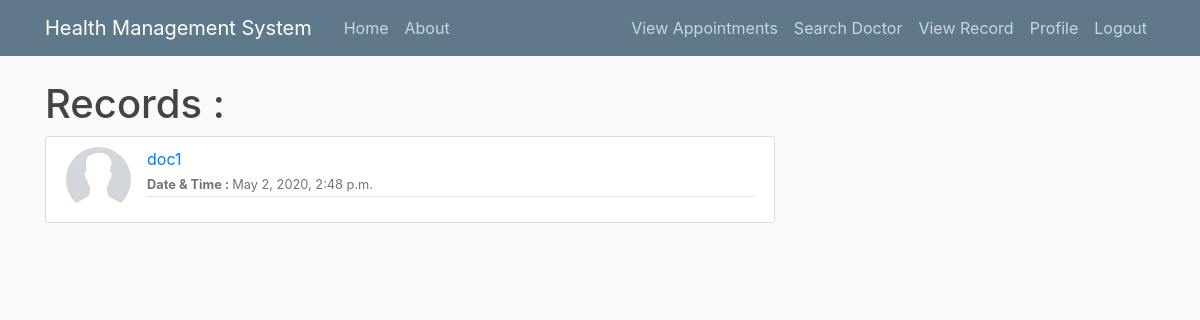
Page /records/view_patient_records/ (signed in) on the earlier database version.
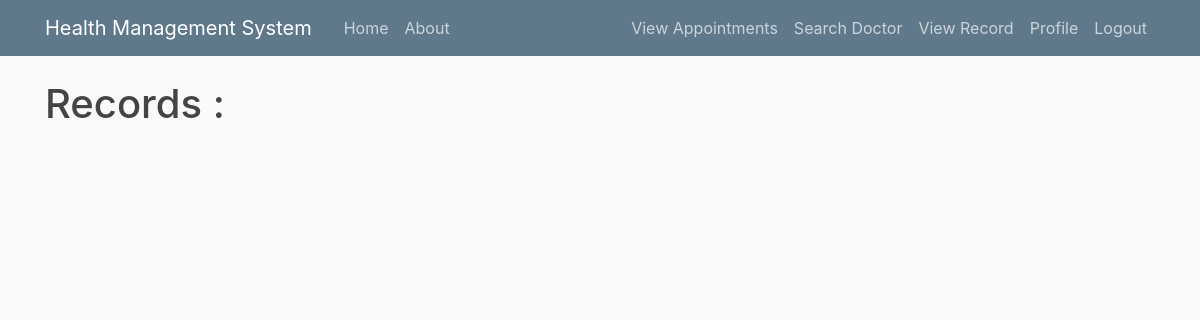
Same page on the later database version.
### records/models.py (models this page shows, shortened)
class record(models.Model):
    doc = models.ForeignKey(User,null=True, on_delete=models.CASCADE,related_name="re1")
    pat = models.ForeignKey(User,null=True, on_delete=models.CASCADE,related_name="re2")
    time = models.DateTimeField(auto_now_add=True)
    symptoms = models.CharField(blank=True,max_length=500)
    pres = models.CharField(blank=True,max_length=1000)
    record_file = models.FileField(default="white.png",upload_to='records')
    rating = models.IntegerField(default=0)

### accounts/models.py (models this page shows, shortened)
class Doctor(models.Model):
    name = models.CharField(max_length = 100)
    phone = PhoneField(blank=True, help_text='Contact phone number') #update
    adhaar_num = models.CharField(max_length=20,blank=True)
    blood_group = models.CharField(max_length = 4 ,blank=True,choices=blood_grp_choices)
    age = models.IntegerField(null=True)
    gender = models.CharField(max_length = 1,blank=True,choices = gender_choices)
    locality = models.CharField(max_length=50) #update
    home_address = models.CharField(max_length=150,blank=True) #update
    work_address = models.CharField(max_length=150,blank=True) #update
    specialization = models.CharField(max_length=100)
    specialization_proof = models.FileField(blank=True,upload_to='specialization_proofs')
    image = models.ImageField(default='def_M.jpg', upload_to = 'profile_pics')
    patient_records = models.ManyToManyField(record,related_name="p1",blank=True)
    user = models.OneToOneField(User,on_delete=models.CASCADE)
    appointments = models.ManyToManyField(appointment,related_name="app_doc",blank=True)
    points = models.IntegerField(default=0)
    num_reviews = models.IntegerField(default=0)
    rating = models.IntegerField(default=0)

### records/views.py (the view)
# urls.py: path('view_patient_records/',views.view_patient_records,name="view_record"),
@login_required(login_url="/login/")
def view_patient_records(request):
    if request.user.profile.type == 'D':
        r1 = request.user.doctor.patient_records.all()
        r1 = r1[::-1]
        return render(request,'records/view_records_doc.html',{'r1':r1})
    else:
        r1 = request.user.patient.records.all()
        r1 = r1[::-1]
        return render(request,'records/view_records_pat.html',{'r1':r1})

### records/templates/records/view_records_pat.html
{%extends "base_layout.html" %}
{%block content%}
    <h1>Records :</h1>
    {% for record in r1 %}
    <article class="media content-section">
    <img class = "rounded-circle article-img"src = "{{ record.doc.doctor.image.url }}">
    <div class="media-body">
      <div class="article-metadata">
        <a class="mr-2" href="{%url 'records:record-detail' record.id%}">{{ record.doc.doctor.name }}</a>
        <small class="text-muted"><br><b>Date & Time : </b>{{ record.time }}</br></small>
      </div>
    </div>
    </article>
  {% endfor %}
{%endblock content%}

Differences in the rows shown:
removed record: doc.doctor.image (picture), doc.doctor.name "doc1", time "May 2, 2020, 2:48 p.m."
